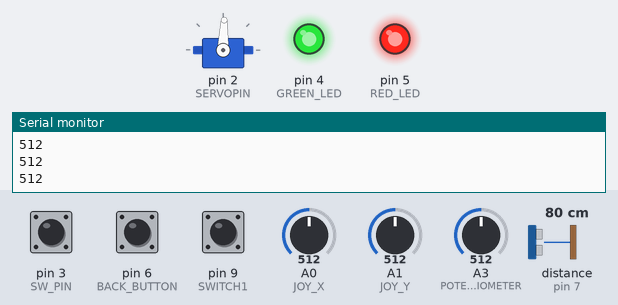
Recording of a sketch running on a simulated Arduino Uno, built with avr-gcc and run on an emulated ATmega328P. On the bench: servo, output pins drawn as LEDs (lit = HIGH), the last lines printed to the serial monitor. Wiring (inferred from the names in the program): ultrasonic range finder: trigger pin 8; echo pin 7. Inputs (shaded band) come from the test bench; at power-on: pin 9 (SWITCH1) HIGH, A3 (POTENTIOMETER) = 512, pin 3 (SW_PIN) HIGH, pin 6 (BACK_BUTTON) HIGH, A0 (JOY_X) = 512, A1 (JOY_Y) = 512, distance to the obstacle (sensor on pin 7) 80 cm. The echo pulse lasts 58.3 µs per cm; pins used as bus, display or sensor lines are not drawn.

Above: at 1.2 s.
1.3 s: pin 9 (SWITCH1) pulled LOW for 1 s
At 2.22 s:
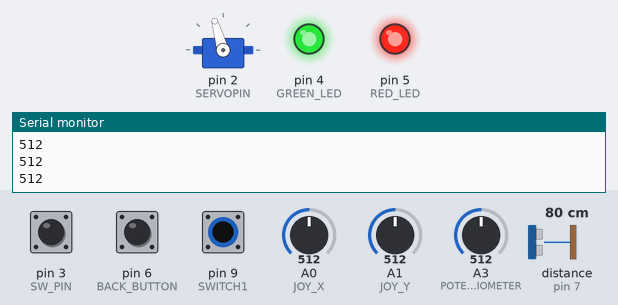
4.3 s: A3 (POTENTIOMETER) set to 716
At 5.5 s:
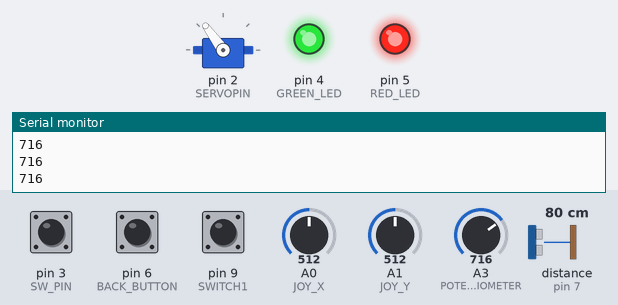
5.8 s: A3 (POTENTIOMETER) set to 992
At 6.6 s:
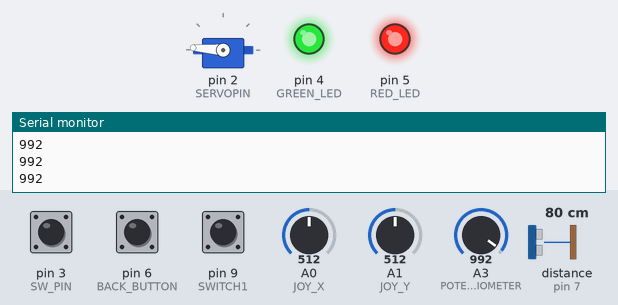
7.3 s: pin 9 (SWITCH1) pulled LOW for 3.2 s
12.0 s: A3 (POTENTIOMETER) set to 306
At 12.6 s:
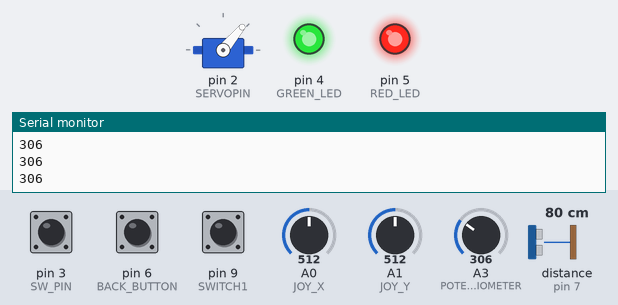
13.5 s: pin 9 (SWITCH1) pulled LOW for 1 s
Timing chart, 0 to 16.5 s (numbered marks = the images above; inputs shaded):
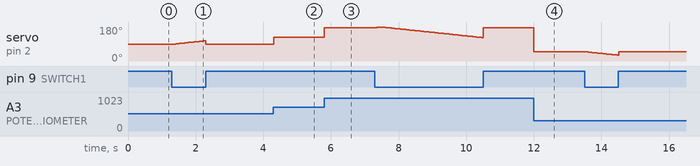

Measured:
- after the input at 1.3 s, servo on pin 2 (SERVOPIN): rises from 88° to 107° in 0.96 s, then falls to 88° in 0.04 s
- after the input at 4.3 s, servo on pin 2 (SERVOPIN): 88° → 126° at once
- after the input at 5.8 s, servo on pin 2 (SERVOPIN): 126° → 176° at once
- after the input at 12.0 s, servo on pin 2 (SERVOPIN): 176° → 50° at once

The sketch:

Slave.ino
```cpp
#include <Wire.h>
#include <Servo.h>

#define SLAVE_ADDR 0x08
#define SERVOPIN 2
#define BACK_BUTTON 6
#define RED_LED 5
#define GREEN_LED 4
#define JOY_X A0
#define JOY_Y A1
#define SW_PIN 3
#define DEADZONE 350
#define POTENTIOMETER A3
#define SWITCH1 9
#define ECHO 7
#define TRIG 8

//servo
Servo Servo1;

// Menu
volatile uint8_t menuLevel = 0;
volatile int8_t currentOption = 0;
volatile uint8_t servoPos = 0;
volatile uint32_t distance;
const uint8_t numOptions = 5;

// -- Debounce Control
const uint32_t debounceDelay = 500;
uint32_t lastDebounceTime    = 0;

// Joystick
int16_t joyX;
int16_t joyY;
int8_t joyDirY = 0;    // -1, 0, +1
int8_t lastJoyDirY = 0;
int8_t joyDirX = 0;    // -1, 0, +1
int8_t lastJoyDirX = 0;

// Potentiometer and servo and radar
uint16_t valPot;
int8_t servoDir = 1;
unsigned long duration;


// -- Servo sweep motion
void servoMotion()
{
  static unsigned long lastMove = 0;
  if(millis() - lastMove >= 50)
  {
    lastMove = millis();
    servoPos += servoDir;
    if(servoPos >= 180) servoDir = -1;
    if(servoPos <= 0) servoDir = 1;
    Servo1.write(servoPos);
  }
}

void setup()
{
  Serial.begin(9600);
  // -- Buttons
  pinMode(SW_PIN, INPUT_PULLUP);
  pinMode(BACK_BUTTON, INPUT_PULLUP);

  // -- LEDS
  pinMode(RED_LED, OUTPUT);
  pinMode(GREEN_LED, OUTPUT);
  digitalWrite(RED_LED, HIGH);
  digitalWrite(GREEN_LED, HIGH);

   // -- Servo
  Servo1.attach(SERVOPIN);
  pinMode(SWITCH1, INPUT_PULLUP);

  // HC SR04
  pinMode(TRIG, OUTPUT);
  pinMode(ECHO, INPUT);

  // -- I2C Communication
  Wire.begin(SLAVE_ADDR);
  Wire.onRequest(sendEvent);
}

void loop()
{
  // Joystick settings and centering.
  joyX = analogRead(JOY_X) - 512;
  joyY = (analogRead(JOY_Y) - 512)*(-1);

  // joystick centering
  // This is for horizontal displacement.
  if(abs(joyX) < DEADZONE) joyX = 0;
  if(joyX > 0)      joyDirX = 1;
  else if(joyX < 0) joyDirX = -1;
  else              joyDirX = 0;
  // This is for verticaldisplacemtn
  if(abs(joyY) < DEADZONE) joyY = 0;
  if(joyY > 0)      joyDirY = 1;
  else if(joyY < 0) joyDirY = -1;
  else              joyDirY = 0;

  // switch between servo sweeper or manual manage with servo
  if(digitalRead(SWITCH1) == LOW)
  {
    servoMotion();
  }
  else
  {
    // manual servo movement:
    valPot = analogRead(POTENTIOMETER);
    Serial.println(valPot);
    servoPos = map(valPot, 30, 1010, 0, 180);
    servoPos = constrain(servoPos, 0, 180);
    Servo1.write(servoPos);
  }

  // Menu navigation
  // Enter Button
  if(digitalRead(SW_PIN) == LOW && (millis() - lastDebounceTime) > debounceDelay)
  {
    lastDebounceTime = millis();
    if(menuLevel < 2) menuLevel++;
  }
  // Down
  if(joyDirY == -1 && lastJoyDirY == 0 && menuLevel == 1)
  {
    currentOption++;
    if(currentOption >= numOptions) currentOption = 0;
  }
  //UP
  if(joyDirY == 1 && lastJoyDirY == 0 && menuLevel == 1)
  {
    currentOption--;
    if(currentOption < 0) currentOption = numOptions - 1;
  }

  // Back buttn
  if(digitalRead(BACK_BUTTON) == LOW && (millis() - lastDebounceTime) > debounceDelay)
  {
    lastDebounceTime = millis();
    if(menuLevel > 0) menuLevel--;
    if(menuLevel == 0) currentOption = 0;
  }
  lastJoyDirY = joyDirY;
  lastJoyDirX = joyDirX;

  // ULTRASONIC THINGS
  digitalWrite(TRIG, LOW);
  delayMicroseconds(2);
  digitalWrite(TRIG, HIGH);
  delayMicroseconds(10);
  digitalWrite(TRIG, LOW);
  duration = pulseIn(ECHO, HIGH, 28000);
  distance = (duration * 0.0343)/2;
}

void sendEvent()
{
  Wire.write(menuLevel);
  Wire.write(currentOption);
  Wire.write(servoPos);
  Wire.write(distance);
}
```
